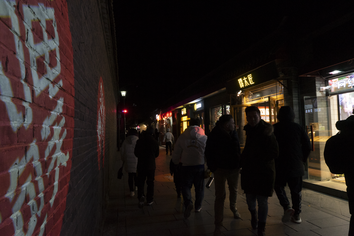
#> input picture Visión Artificial/Actividades/Actividad 1/Actividad1_Mejora_Imagen/data/raw/1013.png, 354 x 236 px, shrunk from 1080 x 720 before the run
$ python 04_equalization.py
#> lines starting #> are read from the running program, lines starting #| are printed output that depends on the picture
### Visión Artificial/Actividades/Actividad 1/Actividad1_Mejora_Imagen/src/utils.py
"""
utils.py — Funciones reutilizables para el laboratorio de mejora de imagen.

Centraliza:
  - Lectura/escritura de imágenes (con soporte para rutas con tildes en Windows)
  - Conversión a escala de grises
  - Transformaciones de intensidad (negativo, log, gamma, a trozos)
  - Igualación de histograma (implementación manual desde la fórmula)
  - Métricas de contraste y calidad
  - Helpers de visualización (histogramas)
  - Procesamiento en color (estrategia RGB canal por canal y estrategia HSV)

Las implementaciones priorizan claridad y fidelidad a las fórmulas del Tema 6
sobre eficiencia. Todas las transformaciones operan sobre arreglos numpy en
escala de grises, con valores en el rango [0, 255] y tipo uint8 a la salida.
"""

from pathlib import Path
import numpy as np
import cv2
import matplotlib.pyplot as plt


# =============================================================================
# RUTAS DEL PROYECTO
# =============================================================================

# Raíz del proyecto: dos niveles arriba de este archivo (src/utils.py)
PROJECT_ROOT = Path(__file__).resolve().parent.parent
DATA_RAW     = PROJECT_ROOT / "data" / "raw"
OUT_FIGS     = PROJECT_ROOT / "outputs" / "figures"
OUT_TABLES   = PROJECT_ROOT / "outputs" / "tables"

# Asegurar que los directorios de salida existan
OUT_FIGS.mkdir(parents=True, exist_ok=True)
OUT_TABLES.mkdir(parents=True, exist_ok=True)

# Las 4 imágenes seleccionadas del dataset Dark Face
IMAGENES           = ["1013.png", "1033.png", "1045.png", "1088.png"]
IMAGEN_PROTAGONISTA = "1033.png"
IMAGEN_COLOR        = "1088.png"   # única imagen trabajada en color


# =============================================================================
# E/S DE IMÁGENES  —  usa imdecode para soportar rutas con tildes en Windows
# =============================================================================

def _leer_imagen_bytes(ruta):
    """
    Lee una imagen desde disco usando numpy + imdecode.
    cv2.imread falla en Windows cuando la ruta contiene caracteres
    no-ASCII (tildes, ñ, etc.). np.fromfile + cv2.imdecode no tienen
    ese problema porque leen los bytes directamente sin pasar la ruta
    al sistema de archivos de OpenCV.
    """
    ruta = Path(ruta)
    if not ruta.exists():
        raise FileNotFoundError(f"No se encontró la imagen en: {ruta}")
    buffer = np.fromfile(str(ruta), dtype=np.uint8)
    img = cv2.imdecode(buffer, cv2.IMREAD_COLOR)
#> img is the input picture: shape (236, 354, 3); mean B, G, R 29.1, 31.9, 40.3
    if img is None:
        raise IOError(f"No se pudo decodificar la imagen: {ruta}")
    return img


def cargar_imagen(nombre, escala_grises=True):
    """
    Carga una imagen del directorio data/raw/.

    Parámetros
    ----------
    nombre : str
        Nombre del archivo (ej. "1033.png").
    escala_grises : bool
        Si True, devuelve un arreglo 2D en escala de grises (H, W) uint8.
        Si False, devuelve un arreglo 3D RGB (H, W, 3) uint8.

    Devuelve
    --------
    np.ndarray uint8
    """
    ruta = DATA_RAW / nombre
    img_bgr = _leer_imagen_bytes(ruta)
    if escala_grises:
        return cv2.cvtColor(img_bgr, cv2.COLOR_BGR2GRAY)
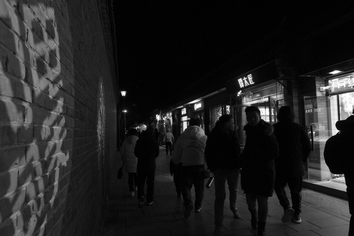
#> returned value: shape (236, 354); min 0, max 255, mean 34.1
    return cv2.cvtColor(img_bgr, cv2.COLOR_BGR2RGB)


# [8 lines left out: function cargar_imagen_color, not called in this run]


def guardar_figura(fig, nombre, dpi=150):
    """Guarda una figura matplotlib en outputs/figures/."""
    ruta = OUT_FIGS / nombre
    fig.savefig(ruta, dpi=dpi, bbox_inches="tight")
    print(f"  ✓ Figura guardada: {ruta.name}")
    return ruta


# =============================================================================
# TRANSFORMACIONES DE INTENSIDAD (FAMILIA 1)
# =============================================================================

# [63 lines left out: functions transf_negativo, transf_logaritmica, transf_gamma, transf_a_trozos, not called in this run]


# =============================================================================
# IGUALACIÓN DE HISTOGRAMA (FAMILIA 2)
# =============================================================================

def igualacion_histograma(A):
    """
    Igualación de histograma según la fórmula del Tema 6:
        B(x,y) = round[ (L-1) * CDA( A(x,y) ) ]
    donde:
        h(k)   = número de píxeles con intensidad k
        p(k)   = h(k) / (M*N)           histograma normalizado (fdp)
        CDA(k) = sum_{j=0}^{k} p(j)     función de distribución acumulada
        L      = 256  (8 bits)

    Implementación manual (no usa cv2.equalizeHist) para mantener
    trazabilidad entre la fórmula y el código.
    """
    L  = 256
    MN = A.size

    h   = np.bincount(A.ravel(), minlength=L)   # histograma
#> h = 256 values, max 11907 at index 2, min 5 at index 197, mean 326.3
    p   = h / MN                                  # fdp
#> p = 256 values, max 0.143 at index 2, min 5.98e-05 at index 197, mean 0.00391
    CDA = np.cumsum(p)                            # acumulada
#> CDA = 256 values from 0.0017 to 1
    T   = np.round((L - 1) * CDA).astype(np.uint8)  # tabla de transformación
#> T = 256 values from 0 to 255
    return T[A]                                   # aplicar píxel a píxel
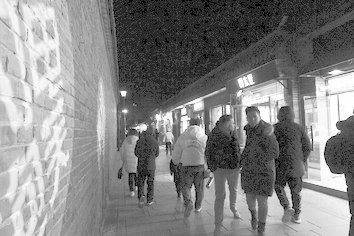
#> returned value: shape (236, 354); min 0, max 255, mean 132.5


# =============================================================================
# MÉTRICAS DE CONTRASTE Y CALIDAD
# =============================================================================

def metrica_media(A):
    """Media aritmética de intensidades. Indica brillo promedio."""
    return float(np.mean(A))


def metrica_std(A):
    """
    Desviación estándar de intensidades.
    Equivale al contraste RMS (Root Mean Square contrast).
    Mayor std = mayor contraste.
    """
    return float(np.std(A))


def metrica_rango_dinamico_efectivo(A):
    """
    Rango dinámico efectivo: P99 - P1.
    Usa percentiles en lugar de max-min para ser robusto frente a
    píxeles atípicos (ruido impulsivo, píxeles muertos del sensor).
    """
    p1, p99 = np.percentile(A, [1, 99])
#> p1 = 1; p99 = 209
    return float(p99 - p1)


def metrica_contraste_michelson(A):
    """
    Contraste de Michelson: (Imax - Imin) / (Imax + Imin).
    Se usan percentiles P1 y P99 para robustez.
    Devuelve un valor en [0, 1]. Mayor = más contraste.
    """
    p1, p99 = np.percentile(A.astype(np.float64), [1, 99])
#> p1 = 1; p99 = 209
    if (p99 + p1) == 0:
        return 0.0
    return float((p99 - p1) / (p99 + p1))


def metrica_entropia_shannon(A):
    """
    Entropía de Shannon del histograma normalizado:
        H = -sum_k p(k) * log2(p(k))
    Acotada en [0, 8] bits para imágenes de 8 bits.
    Mayor entropía = histograma más distribuido = más información.
    Los términos p(k) = 0 se excluyen (0·log(0) = 0 por convención).
    """
    h = np.bincount(A.ravel(), minlength=256)
    p = h / A.size
    p_nz = p[p > 0]
#> p_nz has the same summary as p in igualacion_histograma
    return float(-np.sum(p_nz * np.log2(p_nz)))


def calcular_metricas(A):
    """Devuelve un diccionario con las 5 métricas para una imagen."""
    return {
        "media":                            metrica_media(A),
        "std (RMS)":                        metrica_std(A),
        "rango dinámico efectivo (P99-P1)": metrica_rango_dinamico_efectivo(A),
        "contraste de Michelson":           metrica_contraste_michelson(A),
        "entropía Shannon (bits)":          metrica_entropia_shannon(A),
    }


# =============================================================================
# PROCESAMIENTO EN COLOR
# =============================================================================

# [44 lines left out: functions aplicar_a_canales_rgb, aplicar_a_luminancia_hsv, not called in this run]


# =============================================================================
# HELPERS DE VISUALIZACIÓN
# =============================================================================

def plot_histograma(ax, A, titulo="Histograma", color="steelblue"):
    """
    Dibuja el histograma de una imagen en escala de grises sobre un eje
    matplotlib. Marca media y mediana con líneas verticales de referencia.
    """
    ax.hist(A.ravel(), bins=256, range=(0, 256),
            color=color, edgecolor="none")
    media   = np.mean(A)
    mediana = np.median(A)
    ax.axvline(media,   color="red",    linestyle="--", linewidth=1,
               label=f"media={media:.0f}")
    ax.axvline(mediana, color="orange", linestyle="--", linewidth=1,
               label=f"mediana={mediana:.0f}")
    ax.set_xlim(0, 256)
    ax.set_xlabel("Intensidad")
    ax.set_ylabel("Frecuencia")
    ax.set_title(titulo, fontsize=10)
    ax.legend(fontsize=8)
    ax.grid(alpha=0.3)


def plot_imagen(ax, A, titulo="", cmap="gray"):
    """
    Dibuja una imagen sobre un eje matplotlib.
    Para imágenes en color pasar cmap=None.
    vmin/vmax fijos en [0,255] para comparaciones consistentes entre paneles.
    """
    if cmap is None:
        ax.imshow(A)
    else:
        ax.imshow(A, cmap=cmap, vmin=0, vmax=255)
    ax.set_title(titulo, fontsize=10)
    ax.axis("off")


# =============================================================================
# TEST DE INTEGRIDAD
# =============================================================================

# [43 lines that do not run on import are left out]

### Visión Artificial/Actividades/Actividad 1/Actividad1_Mejora_Imagen/src/04_equalization.py
"""
04_equalization.py — Igualación de histograma sobre las 4 imágenes
del laboratorio (Familia 2 del Tema 6).

Para cada imagen se aplica la igualación de histograma implementada
manualmente a partir de la fórmula:
    B(x,y) = round[ (L-1) * CDA( A(x,y) ) ]
donde CDA es la función de distribución acumulada del histograma
normalizado de la imagen original.

La figura muestra para cada imagen:
    - Imagen original (gris)
    - Histograma original
    - Imagen ecualizada
    - Histograma ecualizado

Esto permite comparar visualmente el efecto de la técnica en imágenes
con distintos perfiles de histograma, evidenciando tanto las mejoras
como las limitaciones (amplificación de ruido, saturación de luces).
"""

import sys
from pathlib import Path
import numpy as np
import pandas as pd
import matplotlib.pyplot as plt
import matplotlib.gridspec as gridspec

sys.path.insert(0, str(Path(__file__).resolve().parent))

from utils import (
    IMAGENES,
    OUT_TABLES,
    cargar_imagen,
    plot_imagen,
    plot_histograma,
    calcular_metricas,
    guardar_figura,
    igualacion_histograma,
)


def main():
    print("=" * 70)
    print("Script 04 — Igualación de histograma sobre las 4 imágenes")
    print("=" * 70)

    n = len(IMAGENES)

    # -----------------------------------------------------------------
    # Figura principal: 4 filas × 4 columnas
    # orig_img | orig_hist | equal_img | equal_hist
    # -----------------------------------------------------------------
    fig = plt.figure(figsize=(20, 5 * n))
    fig.suptitle(
        "Igualación de histograma — Las 4 imágenes Dark Face\n"
        r"$B(x,y) = \mathrm{round}\,[(L-1)\cdot\mathrm{CDA}(A(x,y))]$",
        fontsize=13, fontweight="bold", y=0.999,
    )

    gs = gridspec.GridSpec(
        nrows=n, ncols=4,
        figure=fig,
        width_ratios=[1.5, 1, 1.5, 1],
        hspace=0.4,
        wspace=0.3,
    )

    filas = []

    for i, nombre in enumerate(IMAGENES):
        print(f"\nProcesando {nombre}...")

        img_orig  = cargar_imagen(nombre, escala_grises=True)
        img_equal = igualacion_histograma(img_orig)

        m_orig  = calcular_metricas(img_orig)
#> m_orig = {'media': 34.11, 'std (RMS)': 42.26, 'rango dinámico efectivo (P99-P1)': 208, 'contraste de Michelson': 0.99, 'entropía Shannon (bits)': 6.14}
        m_equal = calcular_metricas(img_equal)
#> m_equal = {'media': 132.5, 'std (RMS)': 68.44, 'rango dinámico efectivo (P99-P1)': 246, 'contraste de Michelson': 0.953, 'entropía Shannon (bits)': 5.88}

        # Ganancia en cada métrica
        delta_std  = m_equal["std (RMS)"]              - m_orig["std (RMS)"]
#> delta_std = 26.18
        delta_ent  = m_equal["entropía Shannon (bits)"] - m_orig["entropía Shannon (bits)"]
#> delta_ent = -0.258
        delta_mich = m_equal["contraste de Michelson"]  - m_orig["contraste de Michelson"]
#> delta_mich = -0.037

        # --- Columna 0: imagen original ---
        ax_oi = fig.add_subplot(gs[i, 0])
        plot_imagen(ax_oi, img_orig,
                    titulo=f"{nombre} — Original")

        # --- Columna 1: histograma original ---
        ax_oh = fig.add_subplot(gs[i, 1])
        plot_histograma(ax_oh, img_orig, titulo="Histograma original")
#> in plot_histograma, `media   = np.mean(A)`: media = 34.11
#> in plot_histograma, `mediana = np.median(A)`: mediana = 19
        texto_orig = (f"std={m_orig['std (RMS)']:.1f}  "
                      f"H={m_orig['entropía Shannon (bits)']:.2f} bits")
#> texto_orig = 'std=42.3  H=6.14 bits'
        ax_oh.set_xlabel(f"Intensidad\n{texto_orig}", fontsize=8)

        # --- Columna 2: imagen ecualizada ---
        ax_ei = fig.add_subplot(gs[i, 2])
        plot_imagen(ax_ei, img_equal,
                    titulo=f"{nombre} — Ecualizada")

        # --- Columna 3: histograma ecualizado ---
        ax_eh = fig.add_subplot(gs[i, 3])
        plot_histograma(ax_eh, img_equal,
                        titulo="Histograma ecualizado",
                        color="darkorange")
        texto_equal = (f"std={m_equal['std (RMS)']:.1f}  "
                       f"H={m_equal['entropía Shannon (bits)']:.2f} bits")
#> texto_equal = 'std=68.4  H=5.88 bits'
        ax_eh.set_xlabel(f"Intensidad\n{texto_equal}", fontsize=8)

        filas.append({
            "imagen": nombre,
            "media_orig":    round(m_orig["media"], 2),
            "media_equal":   round(m_equal["media"], 2),
            "std_orig":      round(m_orig["std (RMS)"], 2),
            "std_equal":     round(m_equal["std (RMS)"], 2),
            "delta_std":     round(delta_std, 2),
            "entropia_orig": round(m_orig["entropía Shannon (bits)"], 3),
            "entropia_equal":round(m_equal["entropía Shannon (bits)"], 3),
            "delta_entropia":round(delta_ent, 3),
            "michelson_orig": round(m_orig["contraste de Michelson"], 3),
            "michelson_equal":round(m_equal["contraste de Michelson"], 3),
            "delta_michelson":round(delta_mich, 3),
        })

        print(f"  Original:   std={m_orig['std (RMS)']:.1f}  "
              f"H={m_orig['entropía Shannon (bits)']:.3f} bits  "
              f"Mich={m_orig['contraste de Michelson']:.3f}")
#|   Original:   std=42.3  H=6.138 bits  Mich=0.990
        print(f"  Ecualizada: std={m_equal['std (RMS)']:.1f}  "
              f"H={m_equal['entropía Shannon (bits)']:.3f} bits  "
              f"Mich={m_equal['contraste de Michelson']:.3f}")
#|   Ecualizada: std=68.4  H=5.880 bits  Mich=0.953
        print(f"  Δstd={delta_std:+.1f}  "
              f"ΔH={delta_ent:+.3f}  "
              f"ΔMich={delta_mich:+.3f}")
#|   Δstd=+26.2  ΔH=-0.258  ΔMich=-0.037
#> pass 2 of the loop in main, `for i, nombre in enumerate(IMAGENES):`:
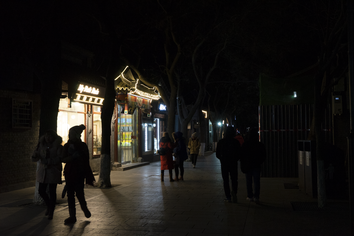
#> input picture Visión Artificial/Actividades/Actividad 1/Actividad1_Mejora_Imagen/data/raw/1033.png, 354 x 236 px, shrunk from 1080 x 720 before the run
#> in _leer_imagen_bytes, img is the input picture: shape (236, 354, 3); mean B, G, R 20.4, 23.4, 25.9
#> in cargar_imagen (call 2), `return cv2.cvtColor(img_bgr, cv2.COLOR_BGR2GRAY)`:
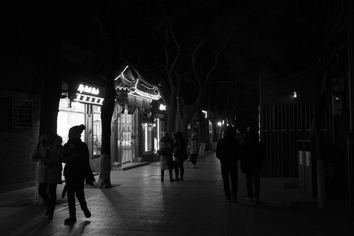
#> returned value: shape (236, 354); min 0, max 255, mean 23.8
#> in igualacion_histograma (call 2), `h   = np.bincount(A.ravel(), minlength=L)`: h = 256 values, max 12525 at index 3, min 7 at index 229, mean 326.3
#> in igualacion_histograma (call 2), `p   = h / MN`: p = 256 values, max 0.15 at index 3, min 8.38e-05 at index 229, mean 0.00391
#> CDA = 256 values from 0.00219 to 1
#> T = 256 values from 1 to 255
#> in igualacion_histograma (call 2), `return T[A]`:
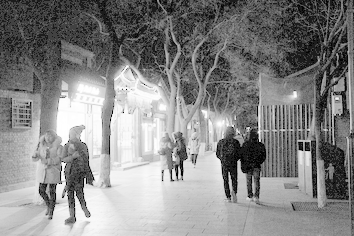
#> returned value: shape (236, 354); min 1, max 255, mean 134.5
#> m_orig = {'media': 23.77, 'std (RMS)': 41.97, 'rango dinámico efectivo (P99-P1)': 235, 'contraste de Michelson': 0.992, 'entropía Shannon (bits)': 5.44}
#> m_equal = {'media': 134.5, 'std (RMS)': 67.88, 'rango dinámico efectivo (P99-P1)': 248, 'contraste de Michelson': 0.969, 'entropía Shannon (bits)': 5.13}
#> delta_std = 25.91
#> delta_ent = -0.318
#> delta_mich = -0.0228
#> texto_orig = 'std=42.0  H=5.44 bits'
#> texto_equal = 'std=67.9  H=5.13 bits'
#|   Original:   std=42.0  H=5.444 bits  Mich=0.992
#|   Ecualizada: std=67.9  H=5.126 bits  Mich=0.969
#|   Δstd=+25.9  ΔH=-0.318  ΔMich=-0.023

    guardar_figura(fig, "fig04_equalization.png", dpi=150)
#> in guardar_figura, `fig.savefig(ruta, dpi=dpi, bbox_inches="tight")`:
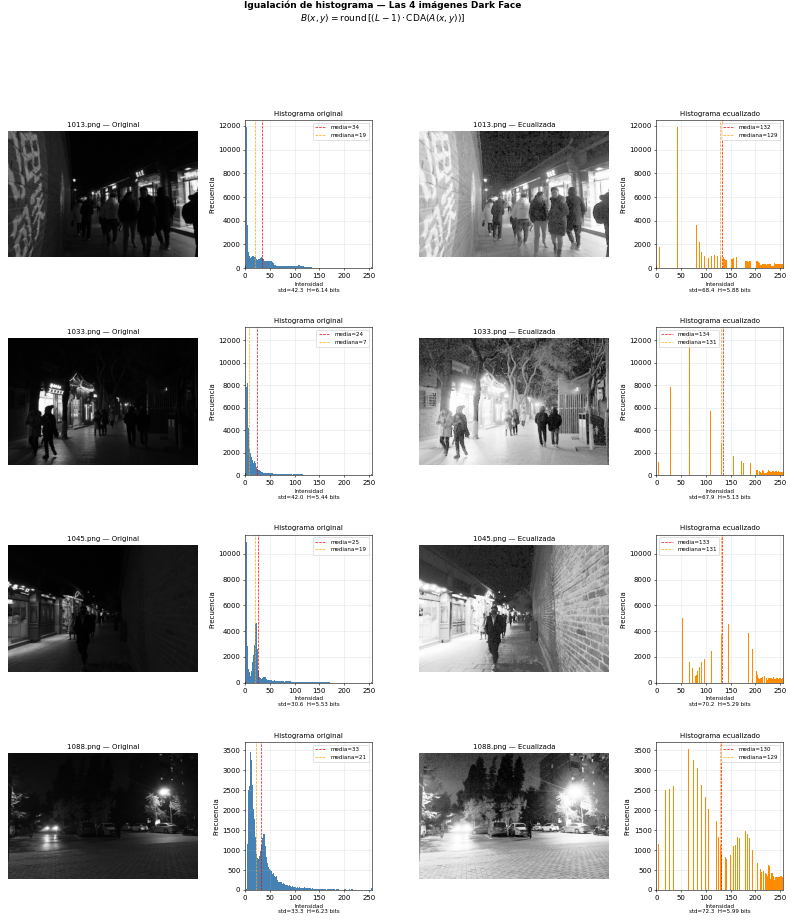
#> figure drawn by matplotlib, 16 panels; panel 2: tallest bar 11907 high, from x = 2 to 3; panel 4: tallest bar 11907 high, from x = 42 to 43; panel 6: tallest bar 12525 high, from x = 3 to 4; panel 8: tallest bar 12525 high, from x = 66 to 67
#|   ✓ Figura guardada: fig04_equalization.png
    plt.close(fig)

    # -----------------------------------------------------------------
    # Figura secundaria: barras comparativas de métricas
    # -----------------------------------------------------------------
    df = pd.DataFrame(filas)

    fig2, axes2 = plt.subplots(1, 3, figsize=(16, 5))
    fig2.suptitle(
        "Ganancia de métricas por igualación de histograma",
        fontsize=12, fontweight="bold",
    )

    nombres_cortos = [n.replace(".png", "") for n in df["imagen"]]
    x = np.arange(len(nombres_cortos))
    ancho = 0.35

    # Panel 1: std antes vs después
    axes2[0].bar(x - ancho/2, df["std_orig"],  ancho,
                 label="Original",   color="steelblue",  alpha=0.85)
    axes2[0].bar(x + ancho/2, df["std_equal"], ancho,
                 label="Ecualizada", color="darkorange", alpha=0.85)
    axes2[0].set_xticks(x)
    axes2[0].set_xticklabels(nombres_cortos)
    axes2[0].set_ylabel("Desviación estándar (contraste RMS)")
    axes2[0].set_title("Contraste RMS")
    axes2[0].legend()
    axes2[0].grid(axis="y", alpha=0.3)

    # Panel 2: entropía antes vs después
    axes2[1].bar(x - ancho/2, df["entropia_orig"],  ancho,
                 label="Original",   color="steelblue",  alpha=0.85)
    axes2[1].bar(x + ancho/2, df["entropia_equal"], ancho,
                 label="Ecualizada", color="darkorange", alpha=0.85)
    axes2[1].set_xticks(x)
    axes2[1].set_xticklabels(nombres_cortos)
    axes2[1].set_ylabel("Entropía Shannon (bits)")
    axes2[1].set_title("Entropía de Shannon")
    axes2[1].legend()
    axes2[1].grid(axis="y", alpha=0.3)

    # Panel 3: delta (ganancia) de cada métrica por imagen
    delta_std_vals  = df["delta_std"].values
    delta_ent_vals  = df["delta_entropia"].values * 10   # escalar para visualizar junto a std
    colores_delta   = ["green" if v > 0 else "red" for v in delta_std_vals]

    axes2[2].bar(x - ancho/2, delta_std_vals, ancho,
                 color=colores_delta, alpha=0.85, label="Δstd")
    axes2[2].bar(x + ancho/2, df["delta_entropia"] * 10, ancho,
                 color="mediumpurple", alpha=0.7,
                 label="ΔEntropía ×10")
    axes2[2].axhline(0, color="black", linewidth=0.8)
    axes2[2].set_xticks(x)
    axes2[2].set_xticklabels(nombres_cortos)
    axes2[2].set_ylabel("Ganancia (Δ)")
    axes2[2].set_title("Ganancia por ecualización")
    axes2[2].legend(fontsize=8)
    axes2[2].grid(axis="y", alpha=0.3)

    plt.tight_layout()
    guardar_figura(fig2, "fig04b_equalization_metricas.png", dpi=150)
#> call 2 of guardar_figura, with nombre = 'fig04b_equalization_metricas.png', dpi = 150
#> in guardar_figura (call 2), `fig.savefig(ruta, dpi=dpi, bbox_inches="tight")`:
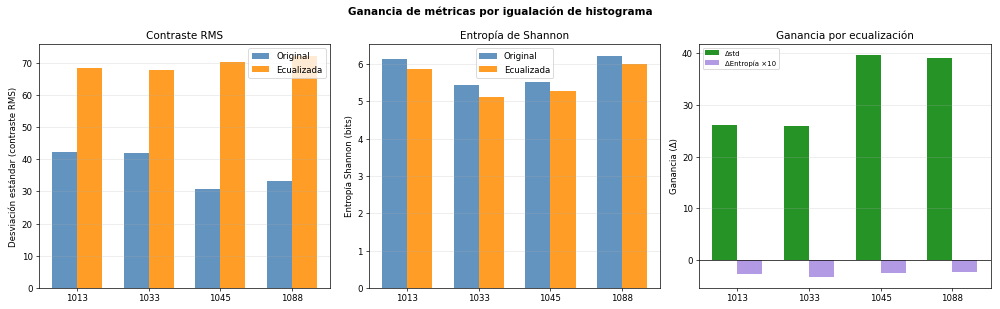
#> figure drawn by matplotlib, 3 panels; panel 1: tallest bar 42.26 high, from x = -0.35 to 0; panel 1: tallest bar 72.29 high, from x = 3 to 3.35; panel 2: tallest bar 6.23 high, from x = 2.65 to 3; panel 2: tallest bar 5.99 high, from x = 3 to 3.35
    plt.close(fig2)

    # -----------------------------------------------------------------
    # Tabla CSV
    # -----------------------------------------------------------------
    ruta_csv = OUT_TABLES / "tabla04_equalization_metricas.csv"
    df.to_csv(ruta_csv, index=False, encoding="utf-8")
    print(f"\n  ✓ Tabla guardada: {ruta_csv.name}")

    # -----------------------------------------------------------------
    # Resumen e interpretación
    # -----------------------------------------------------------------
    print("\nResumen comparativo:")
    cols_show = ["imagen", "std_orig", "std_equal", "delta_std",
                 "entropia_orig", "entropia_equal", "delta_entropia"]
    print(df[cols_show].to_string(index=False))

    print("\n" + "-" * 70)
    print("Interpretación:")
    print("-" * 70)

    mejor_std = df.loc[df["delta_std"].idxmax(), "imagen"]
    peor_std  = df.loc[df["delta_std"].idxmin(), "imagen"]
    mejor_ent = df.loc[df["delta_entropia"].idxmax(), "imagen"]

    print(f"  Mayor ganancia en contraste RMS:  {mejor_std} "
          f"(+{df['delta_std'].max():.1f})")
    print(f"  Menor ganancia en contraste RMS:  {peor_std} "
          f"({df['delta_std'].min():+.1f})")
    print(f"  Mayor ganancia en entropía:       {mejor_ent} "
          f"(+{df['delta_entropia'].max():.3f} bits)")

    # Detectar imágenes donde la ecualización pudo saturar luces
    for _, fila in df.iterrows():
        if fila["michelson_equal"] < fila["michelson_orig"]:
            print(f"  ⚠ {fila['imagen']}: Michelson BAJA tras ecualización "
                  f"({fila['michelson_orig']:.3f} → {fila['michelson_equal']:.3f}) "
                  f"— posible saturación de luces")
    print()


if __name__ == "__main__":
    main()
